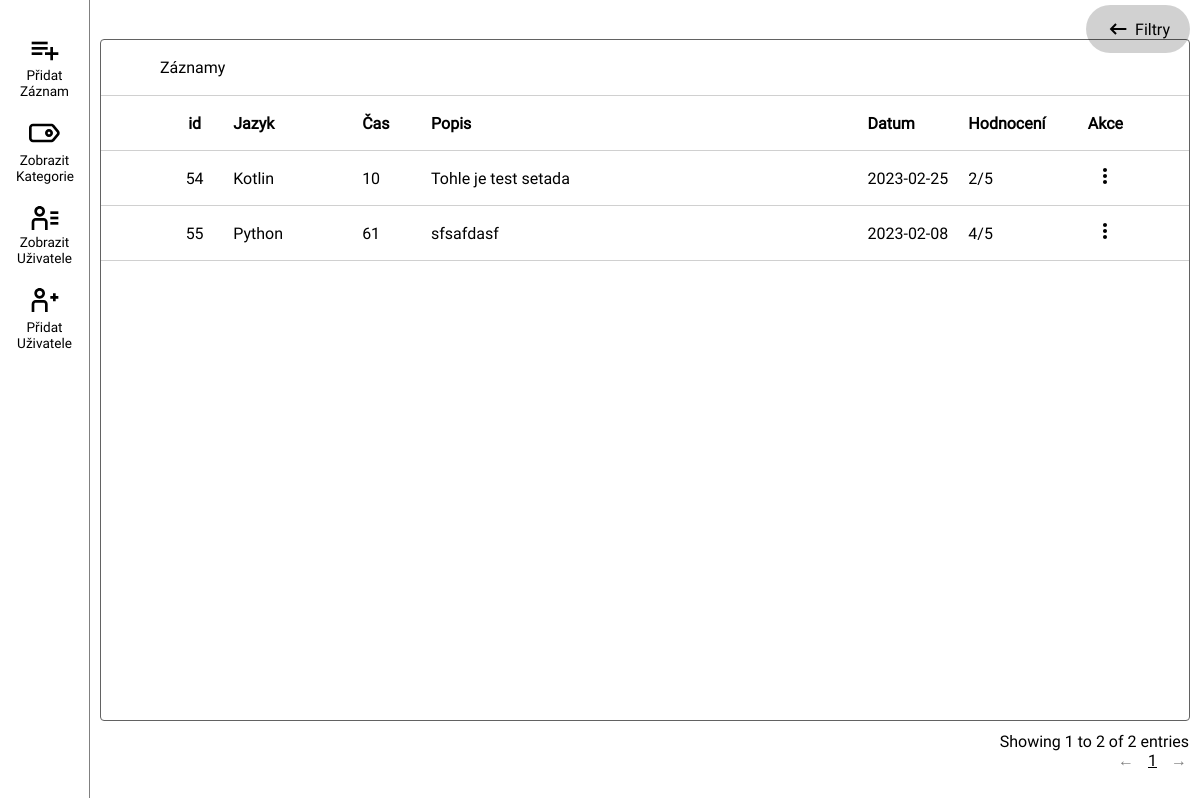
The app's page /app/ (signed in), older data.
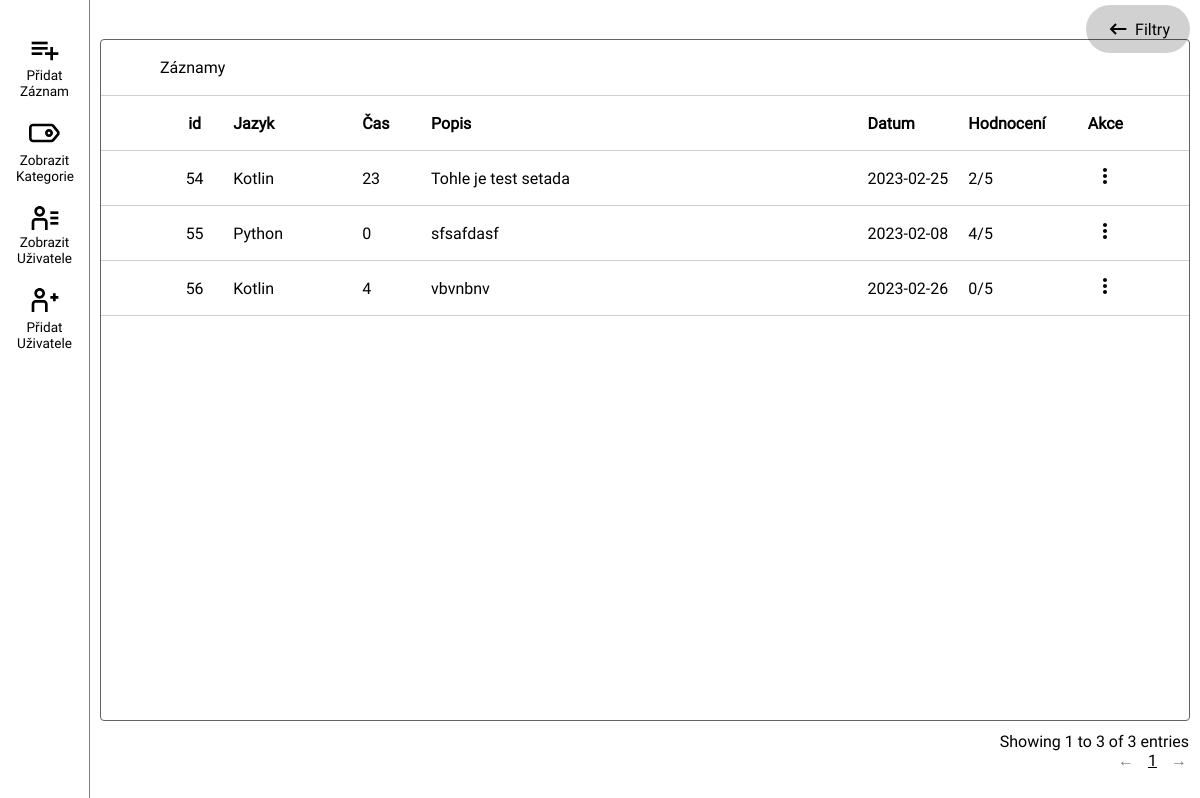
The same page, newer data.
### tables this page shows
CREATE TABLE "records"
(
    "id"              INTEGER,
    "dates"           DATE NOT NULL,
    "timeInMinutes"   INT  NOT NULL,
    "programmingLang" TEXT NOT NULL,
    "rating"          INT  NOT NULL,
    "description"     TEXT NOT NULL,
    "user_id"         INT  NOT NULL,
    PRIMARY KEY ("id" AUTOINCREMENT)
);

### app.py (the view)
@app.route('/')
@app.route('/app/', methods=["GET", "POST"])
@login_required
def app_wind():
    conn = db.get_db_connection()
    programmers = conn.execute("SELECT * FROM users").fetchall()
    categorie = conn.execute("SELECT * FROM categories WHERE user_id = ?", (protected_id(),)).fetchall()
    conn.close()
    return render_template('records.html', texts=sorting.pre_sort(None, None, None, None,
                                                                  None, None, None, current_user.get_id()),
                           defs=proglangs,
                           programmers=programmers, categories=categorie, users=programmers,
                           user_perm=protected_user_perm())

### app.py (called while the page is built)
@login_manager.user_loader
def load_user(user_id):
    print("users_load")
    conn = db.get_db_connection()
    cursor = conn.cursor()
    cursor.execute("SELECT * FROM users WHERE id = ?", (user_id,))
    user = cursor.fetchone()
    if user is None:
        return None
    user = User(id=user[0], username=user[1], email=user[2], password=user[3])
    return user

@app.route('/protected/get_user_id/')
@login_required
def protected_id():
    return current_user.get_id()

@app.route('/protected/get_user_perm/')
@login_required
def protected_user_perm():
    conn = db.get_db_connection()
    record = conn.execute("""SELECT role FROM users WHERE id=?""", (current_user.get_id(),)).fetchall()
    conn.close()
    return str(record[0][0])

### db.py (called while the page is built)
def get_db_connection():  # napojení se na databázi
    conn = sqlite3.connect(databasePath)
    conn.row_factory = sqlite3.Row
    return conn

### templates/records.html (shortened to what this page needs)
<!DOCTYPE html>
<html lang="en">
<head>
    <link rel="stylesheet" href="https://cdnjs.cloudflare.com/ajax/libs/font-awesome/4.7.0/css/font-awesome.min.css">
    {% include 'rootFiles/css_files.html' %}
</head>
<body style="overflow-x: hidden">
    <div style="max-width: 90px; width: 100%">
        {% include 'action_tab.html' %}
    </div>
    <div>
        <div style="position:absolute; right: 10px; top: 5px;z-index: 11; " class="button_filters_wrap">
            <div class="arrow_filters_button"
                 style="min-width: 48px; height: 48px; border-radius: 48px; background-color: rgba(0,0,0,0.18);display: flex; align-items: center; justify-content: center; padding: 10px 20px">
                <div style="display: flex; margin-right: 5px;">
                    <svg
                            width="24"
                            height="24"
                            viewBox="0 0 24 24"
                            fill="none"
                            xmlns="http://www.w3.org/2000/svg"
                            class="arrow_filters"
                    >
                        <path
                                d="M20.3284 11.0001V13.0001L7.50011 13.0001L10.7426 16.2426L9.32842 17.6568L3.67157 12L9.32842 6.34314L10.7426 7.75735L7.49988 11.0001L20.3284 11.0001Z"
                                fill="currentColor"
                        />
                    </svg>
                </div>
                <div>
                    Filtry
                </div>
            </div>
        </div>
    </div>
    <div class="table_center">
        <div id="table">
            {% include 'customElements/table_row.html' %}
        </div>
    </div>
</body>
</html>

### templates/customElements/table_row.html (shortened to what this page needs)
<div style="border: 1px #626262 solid; border-radius: 4px; margin: 10px">
    <div style="">
        <div style="width: 100%; height: 55px; display: flex; align-items: center">
            <div style="display: flex; width: 100%; align-items: center; position:relative;">
                <div style="position:absolute; left: 59px">
                    <span>Záznamy</span>
                </div>
            </div>
        </div>
    </div>
    <table id="records_table" style="" class="display">
        <thead>
        <tr style=" height: 55px;">
            <th class="datatable-nosort" style="cursor: default">
                id
            </th>
            <th id="sort-button-programLang" class="ui-sort-control">
                <div style="display: flex; align-items: center;">
                    <span>
                        Jazyk
                    </span>
                </div>
            </th>
            <th id="sort-button-time" class="ui-sort-control">
                <div style="display: flex; align-items: center;">
                    <span>
                        Čas
                    </span>
                </div>
            </th>
            <th style="cursor: auto;cursor: default;">
                Popis
            </th>
            <th id="sort-button-date" class="ui-sort-control">
                <div style="display: flex; align-items: center;">
                    <span>
                        Datum
                    </span>
                </div>
            </th>
            <th id="sort-button-rating" class="ui-sort-control">
                <div style="display: flex; align-items: center;">
                    <span>
                        Hodnocení
                    </span>
                </div>
            </th>
            <th style="cursor: default;">Akce</th>
        </tr>
        </thead>
        <tbody id="table-content">
        {% for record in texts %}
            <tr style="">
                <td style="text-align: center; position:relative;">
                    {{ record.id }}
                </td>
                <td>{{ record.programmingLang }}</td>
                <td style="text-align: left">{{ record.timeInMinutes }}</td>
                <td style="max-height: 55px; overflow-y: auto"><span class="short_desc">{{ record.description }}</span>
                </td>
                <td>{{ record.dates }}</td>
                <td>{{ record.rating }}/5</td>
                <td>
                    <div>
                        <a style="cursor:pointer;" class="contextMenu_record_more_section">
                        </a>
                    </div>
                </td>
            </tr>
        {% endfor %}
        </tbody>
    </table>
</div>

Row changes from the older to the newer data that the page shows:
changed records "Tohle je test setada": timeInMinutes "10" → "23"
changed records "Python": timeInMinutes "61" → "0"
added records: id "56", programmingLang "Kotlin", timeInMinutes "4", description "vbvnbnv", dates "2023-02-26", rating "0"
Text that changed along with them:
text written by a page script: "Showing 1 to 2 of 2 entries ← 1 →" → "Showing 1 to 3 of 3 entries ← 1 →"
